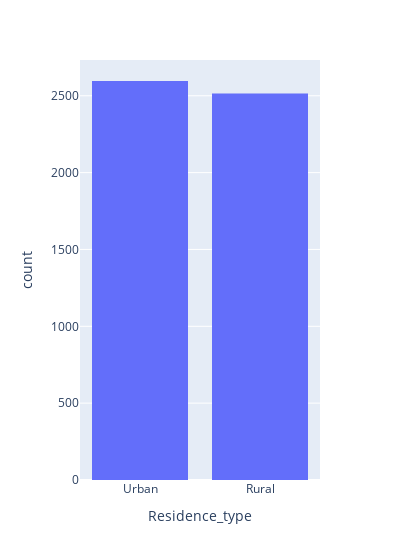

This figure's notebook cell:
### Code cell
fig= px.histogram(df, x='Residence_type', width=400)
fig.show()

### Figure 1 — Plotly figure (JSON) as saved in the notebook; plotly's stock layout.template omitted (floating-point values rounded to 4 significant figures; data arrays with more than 128 entries replaced by an {"elided": "..."} marker saying what was removed)
{"data": [{"alignmentgroup": "True", "bingroup": "x", "hovertemplate": "Residence_type=%{x}<br>count=%{y}<extra></extra>", "legendgroup": "", "marker": {"color": "#636efa", "pattern": {"shape": ""}}, "name": "", "offsetgroup": "", "orientation": "v", "showlegend": false, "type": "histogram", "x": {"elided": "5110 str values"}, "xaxis": "x", "yaxis": "y"}], "layout": {"barmode": "relative", "legend": {"tracegroupgap": 0}, "margin": {"t": 60}, "width": 400, "xaxis": {"anchor": "y", "domain": [0, 1], "title": {"text": "Residence_type"}}, "yaxis": {"anchor": "x", "domain": [0, 1], "title": {"text": "count"}}}}
